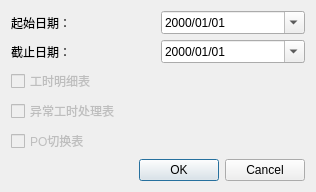
<?xml version="1.0" encoding="UTF-8"?>
<ui version="4.0">
 <class>DialogStatistics</class>
 <widget class="QDialog" name="DialogStatistics">
  <property name="geometry">
   <rect>
    <x>0</x>
    <y>0</y>
    <width>316</width>
    <height>170</height>
   </rect>
  </property>
  <property name="windowTitle">
   <string>Dialog</string>
  </property>
  <layout class="QVBoxLayout" name="verticalLayout_2">
   <item>
    <layout class="QHBoxLayout" name="horizontalLayout">
     <item>
      <widget class="QLabel" name="label_start">
       <property name="text">
        <string>起始日期：</string>
       </property>
      </widget>
     </item>
     <item>
      <widget class="QDateEdit" name="dateEdit_start">
       <property name="currentSection">
        <enum>QDateTimeEdit::DaySection</enum>
       </property>
       <property name="displayFormat">
        <string>yyyy/MM/dd</string>
       </property>
       <property name="calendarPopup">
        <bool>true</bool>
       </property>
      </widget>
     </item>
    </layout>
   </item>
   <item>
    <layout class="QHBoxLayout" name="horizontalLayout_2">
     <item>
      <widget class="QLabel" name="label_end">
       <property name="text">
        <string>截止日期：</string>
       </property>
      </widget>
     </item>
     <item>
      <widget class="QDateEdit" name="dateEdit_end">
       <property name="currentSection">
        <enum>QDateTimeEdit::DaySection</enum>
       </property>
       <property name="displayFormat">
        <string>yyyy/MM/dd</string>
       </property>
       <property name="calendarPopup">
        <bool>true</bool>
       </property>
      </widget>
     </item>
    </layout>
   </item>
   <item>
    <layout class="QVBoxLayout" name="verticalLayout">
     <item>
      <widget class="QCheckBox" name="checkBox_detail">
       <property name="enabled">
        <bool>false</bool>
       </property>
       <property name="text">
        <string>工时明细表</string>
       </property>
      </widget>
     </item>
     <item>
      <widget class="QCheckBox" name="checkBox_abnormal">
       <property name="enabled">
        <bool>false</bool>
       </property>
       <property name="text">
        <string>异常工时处理表</string>
       </property>
      </widget>
     </item>
     <item>
      <widget class="QCheckBox" name="checkBox_poSwitch">
       <property name="enabled">
        <bool>false</bool>
       </property>
       <property name="text">
        <string>PO切换表</string>
       </property>
       <property name="checkable">
        <bool>true</bool>
       </property>
       <property name="checked">
        <bool>false</bool>
       </property>
       <property name="tristate">
        <bool>false</bool>
       </property>
      </widget>
     </item>
    </layout>
   </item>
   <item>
    <widget class="QDialogButtonBox" name="buttonBox">
     <property name="orientation">
      <enum>Qt::Horizontal</enum>
     </property>
     <property name="standardButtons">
      <set>QDialogButtonBox::Cancel|QDialogButtonBox::Ok</set>
     </property>
    </widget>
   </item>
  </layout>
 </widget>
 <resources/>
 <connections>
  <connection>
   <sender>buttonBox</sender>
   <signal>accepted()</signal>
   <receiver>DialogStatistics</receiver>
   <slot>accept()</slot>
   <hints>
    <hint type="sourcelabel">
     <x>248</x>
     <y>254</y>
    </hint>
    <hint type="destinationlabel">
     <x>157</x>
     <y>274</y>
    </hint>
   </hints>
  </connection>
  <connection>
   <sender>buttonBox</sender>
   <signal>rejected()</signal>
   <receiver>DialogStatistics</receiver>
   <slot>reject()</slot>
   <hints>
    <hint type="sourcelabel">
     <x>316</x>
     <y>260</y>
    </hint>
    <hint type="destinationlabel">
     <x>286</x>
     <y>274</y>
    </hint>
   </hints>
  </connection>
 </connections>
</ui>
